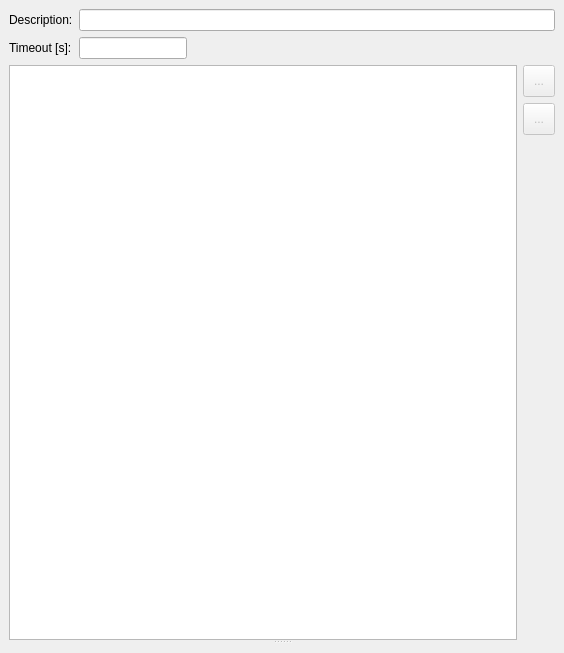
<?xml version="1.0" encoding="UTF-8"?>
<ui version="4.0">
 <class>MissionPlanWidget</class>
 <widget class="QWidget" name="MissionPlanWidget">
  <property name="geometry">
   <rect>
    <x>0</x>
    <y>0</y>
    <width>564</width>
    <height>653</height>
   </rect>
  </property>
  <property name="windowTitle">
   <string>Form</string>
  </property>
  <layout class="QVBoxLayout" name="verticalLayout">
   <property name="leftMargin">
    <number>9</number>
   </property>
   <property name="topMargin">
    <number>9</number>
   </property>
   <property name="rightMargin">
    <number>9</number>
   </property>
   <property name="bottomMargin">
    <number>9</number>
   </property>
   <item>
    <widget class="QWidget" name="missionPlanParameters" native="true">
     <layout class="QFormLayout" name="horizontalLayout_2">
      <property name="fieldGrowthPolicy">
       <enum>QFormLayout::ExpandingFieldsGrow</enum>
      </property>
      <property name="leftMargin">
       <number>0</number>
      </property>
      <property name="topMargin">
       <number>0</number>
      </property>
      <property name="rightMargin">
       <number>0</number>
      </property>
      <property name="bottomMargin">
       <number>0</number>
      </property>
      <item row="0" column="0">
       <widget class="QLabel" name="missionPlanDescriptionLabel">
        <property name="text">
         <string>Description:</string>
        </property>
       </widget>
      </item>
      <item row="0" column="1">
       <widget class="QLineEdit" name="missionPlanDescription">
        <property name="text">
         <string/>
        </property>
       </widget>
      </item>
      <item row="1" column="0">
       <widget class="QLabel" name="missionPlanTimeoutLabel">
        <property name="text">
         <string>Timeout [s]:</string>
        </property>
       </widget>
      </item>
      <item row="1" column="1">
       <widget class="QLineEdit" name="missionPlanTimeout">
        <property name="sizePolicy">
         <sizepolicy hsizetype="Fixed" vsizetype="Fixed">
          <horstretch>0</horstretch>
          <verstretch>0</verstretch>
         </sizepolicy>
        </property>
        <property name="text">
         <string/>
        </property>
       </widget>
      </item>
     </layout>
    </widget>
   </item>
   <item>
    <widget class="QSplitter" name="splitter">
     <property name="orientation">
      <enum>Qt::Vertical</enum>
     </property>
     <property name="childrenCollapsible">
      <bool>false</bool>
     </property>
     <widget class="QWidget" name="taskListWidget" native="true">
      <layout class="QHBoxLayout" name="horizontalLayout">
       <property name="leftMargin">
        <number>0</number>
       </property>
       <property name="topMargin">
        <number>0</number>
       </property>
       <property name="rightMargin">
        <number>0</number>
       </property>
       <property name="bottomMargin">
        <number>0</number>
       </property>
       <item>
        <widget class="QTreeView" name="taskList">
         <property name="contextMenuPolicy">
          <enum>Qt::CustomContextMenu</enum>
         </property>
         <property name="editTriggers">
          <set>QAbstractItemView::DoubleClicked|QAbstractItemView::EditKeyPressed</set>
         </property>
         <property name="selectionMode">
          <enum>QAbstractItemView::ContiguousSelection</enum>
         </property>
         <property name="selectionBehavior">
          <enum>QAbstractItemView::SelectRows</enum>
         </property>
         <property name="alternatingRowColors">
          <bool>true</bool>
         </property>
         <property name="animated">
          <bool>true</bool>
         </property>
        </widget>
       </item>
       <item>
        <widget class="QWidget" name="taskListSidebar" native="true">
         <property name="enabled">
          <bool>false</bool>
         </property>
         <layout class="QVBoxLayout" name="verticalLayout_2">
          <property name="leftMargin">
           <number>0</number>
          </property>
          <property name="topMargin">
           <number>0</number>
          </property>
          <property name="rightMargin">
           <number>0</number>
          </property>
          <property name="bottomMargin">
           <number>0</number>
          </property>
          <item>
           <widget class="QToolButton" name="buttonAddTask">
            <property name="sizePolicy">
             <sizepolicy hsizetype="Fixed" vsizetype="Fixed">
              <horstretch>0</horstretch>
              <verstretch>0</verstretch>
             </sizepolicy>
            </property>
            <property name="minimumSize">
             <size>
              <width>32</width>
              <height>32</height>
             </size>
            </property>
            <property name="maximumSize">
             <size>
              <width>32</width>
              <height>32</height>
             </size>
            </property>
            <property name="toolTip">
             <string>Add a task, a sequence, or a concurrent group</string>
            </property>
            <property name="text">
             <string>...</string>
            </property>
           </widget>
          </item>
          <item>
           <widget class="QToolButton" name="buttonRemoveTask">
            <property name="enabled">
             <bool>false</bool>
            </property>
            <property name="minimumSize">
             <size>
              <width>32</width>
              <height>32</height>
             </size>
            </property>
            <property name="maximumSize">
             <size>
              <width>32</width>
              <height>32</height>
             </size>
            </property>
            <property name="toolTip">
             <string>Remove the selected tasks and groups</string>
            </property>
            <property name="text">
             <string>...</string>
            </property>
           </widget>
          </item>
          <item>
           <spacer name="verticalSpacerBot">
            <property name="orientation">
             <enum>Qt::Vertical</enum>
            </property>
            <property name="sizeHint" stdset="0">
             <size>
              <width>24</width>
              <height>0</height>
             </size>
            </property>
           </spacer>
          </item>
         </layout>
        </widget>
       </item>
      </layout>
     </widget>
     <widget class="QStackedWidget" name="taskEditorStack">
      <widget class="QWidget" name="defaultTaskEditorPage"/>
     </widget>
    </widget>
   </item>
  </layout>
 </widget>
 <resources/>
 <connections/>
</ui>
